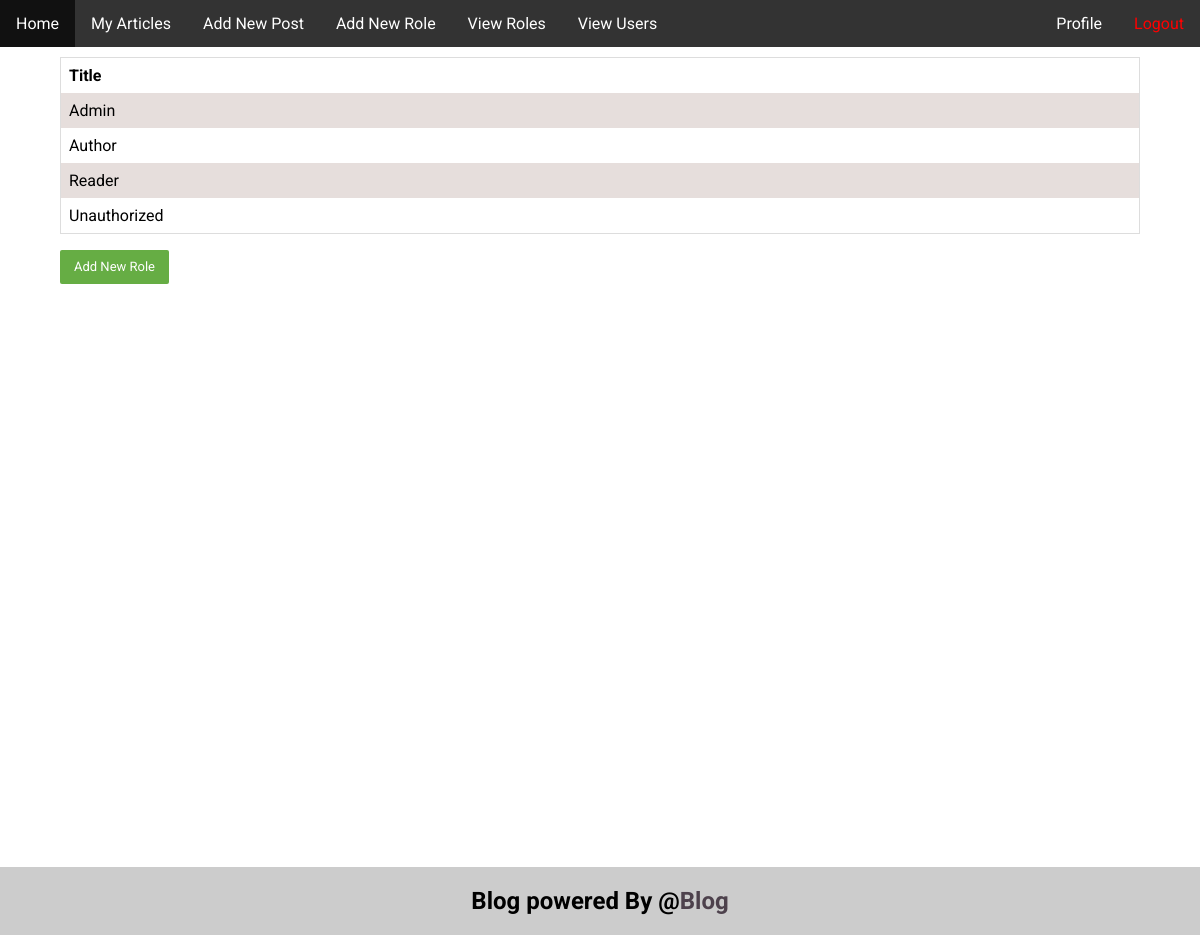
The page /admin/role-list.php (signed in) on the database its author committed.
### tables this page shows
CREATE TABLE `role` (
  `roleid` int(30) NOT NULL,
  `role` varchar(300) NOT NULL
);

### admin/classes/Roles.php (called while the page is built, shortened)
<?php
require_once($_SERVER["DOCUMENT_ROOT"] . '/blog/includes/config.php');
class Roles{
  function selectAllRole()
  {
   global $db;
   $roles = $db->query("SELECT * FROM role")->fetchAll();
   return $roles;
  }
}
$Roles = new Roles;

### admin/role-list.php (the view, shortened to what this page needs)
<?php
require_once('classes/User.php');
require_once('classes/Roles.php');
?>
<?php include("head.php");  ?>
<?php include("header.php");  ?>
<div class="content">
 <table>
  <tr>
   <th>Title</th>
  </tr>
  <?php
  try {
   $row = $Roles->selectAllRole();
   foreach ($row as $row) {
    echo '<tr>';
    echo '<td>' . $row['role'] . '</td>';
  ?>
    <td>
    </td>
  <?php
    echo '</tr>';
   }
  } catch (PDOException $e) {
   echo $e->getMessage();
  }
  ?>
 </table>
 <p><button class="editbtn"><a href='add-user-role.php'>Add New Role</a></button></p>
</div>
<?php include("footer.php");  ?>

### assets/css-min.css (style rules this page uses)
table { border-collapse: collapse; border-spacing: 0; width: 100%; border: 1px solid #ddd; }
th, td { text-align: left; padding: 8px; }
tr:nth-child(even) { background-color: #e6dedc; }
.editbtn { transition: all linear 0.2s; background: #66ad44; border: none; font-size: 13px; line-height: 22px; border-radius: 0; padding: 6px 14px; font-family: "Montserrat", sans-serif; border-radius: 2px; color: white; }
.editbtn a { text-decoration: none; color: #fefefe; }

### assets/style.css (style rules this page uses)
* { font-family: "Roboto", sans-serif; }
body { margin: 0; font-family: "Lato", sans-serif; background-color: white; height: 100vh; }
p { text-align: justify; }
.content { padding: 10px 5%; width: 90%; height: 100%; float: left; border-left-color: #fff; border-right-color: #fff; }

### rows shown on the page
role: role "Admin"
role: role "Author"
role: role "Reader"
role: role "Unauthorized"
